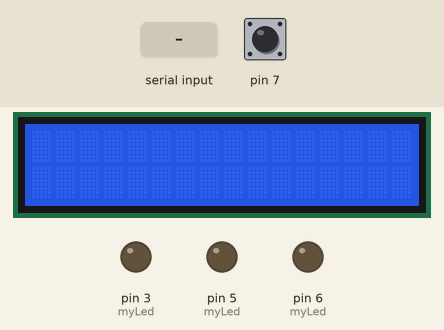
This sketch was run on a simulated Arduino Uno, built with avr-gcc and run on an emulated ATmega328P. Shown: 16×2 character LCD, output pins drawn as LEDs (lit = HIGH). The inputs (shaded band) are chosen by the test bench; at power-on: pin 7 HIGH. Pins used as bus, display or sensor lines are not drawn; what the sketch prints to the serial monitor is not drawn.

Above: at 1.3 s.
1.4 s: "greenon" received over Serial
At 2.8 s:
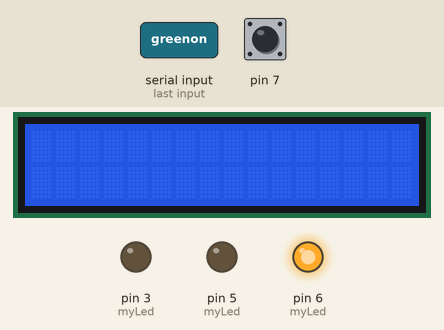
3.9 s: "yellowon" received over Serial
At 5.9 s:
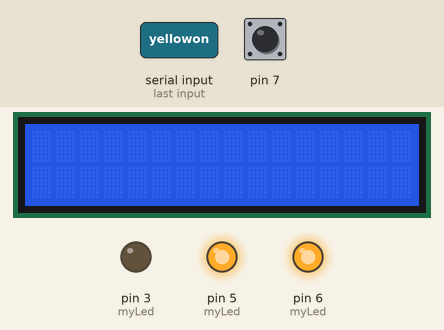
6.4 s: "greenoff" received over Serial
At 7.9 s:
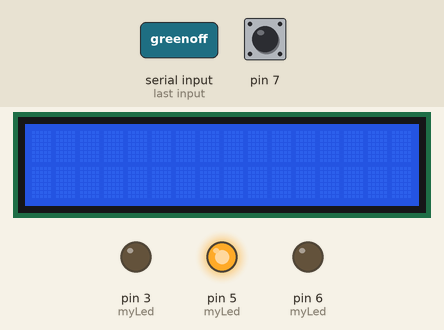
8.9 s: "redon" received over Serial
At 10.8 s:
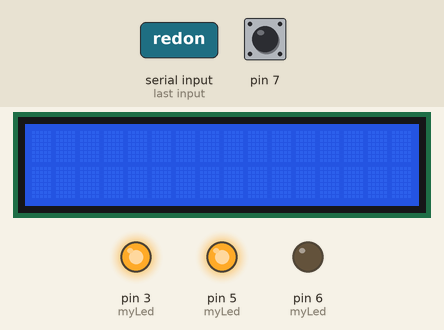
11.4 s: "yellowoff" received over Serial
At 12.9 s:
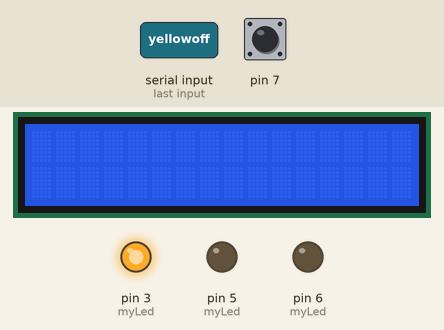
Timing chart, 0 to 14.4 s (numbered marks = the images above; inputs shaded):
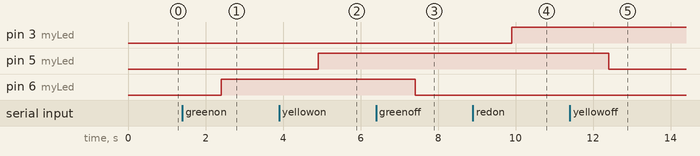

Measured:
- after the input at 1.4 s, pin 6 (myLed): LOW → HIGH after 1.0 s
- after the input at 3.9 s, pin 5 (myLed): LOW → HIGH after 1.0 s
- after the input at 6.4 s, pin 6 (myLed): HIGH → LOW after 1.0 s
- after the input at 8.9 s, pin 3 (myLed): LOW → HIGH after 1.0 s
- after the input at 11.4 s, pin 5 (myLed): HIGH → LOW after 1.0 s

The sketch:

IOTDemo_Arduino.ino
```cpp
#include<Wire.h>
#include<LCD.h>
#include<LiquidCrystal_I2C.h>
#include<Timer.h>
#include<OneWire.h>
#include<DS18B20.h>
#include<RFID.h>
#include<SPI.h>
#define I2C_ADDR 0x27
Timer tick;
LiquidCrystal_I2C lcd(I2C_ADDR, 2, 1, 0, 4, 5, 6, 7);
DS18B20 dd(2);
RFID rfid(10,9);
float oldtemp;
void setup() {
  // put your setup code here, to run once:
  Serial.begin(9600);
  myLcdSetup();
  mySwitchSetup();
  myLedSetup();
  tick.every(1500,myTemperature);
  myRfidSetup();
  tick.every(500,myRfid);
}

void loop() {
  // put your main code here, to run repeatedly:
  if(Serial.available()){
    String s = Serial.readString();
    if(s.startsWith("LCD")){
      myLcd(s.substring(3));
    }else{
      myLed(s);
    }
  }
  mySwitch();
  tick.update();
}
void myLcdSetup(){
  //Serial.println("myLcdSetup");
  lcd.begin(16,2);
  lcd.setBacklightPin(3,POSITIVE);
  lcd.backlight();
}
void myLcd(String s){
  //Serial.println("myLcd");

    lcd.clear();

    if(s.length()>32){
      lcd.setCursor(0,0);
      lcd.print("Error!More than");
      lcd.setCursor(0,1);
      lcd.print("32 words");
    }else if(s.length()>16){
      lcd.setCursor(0,0);
      lcd.print(s);
      lcd.setCursor(0,1);
      lcd.print(s.substring(16));
    }else{
      lcd.setCursor(0,0);
      lcd.print(s);
    }

}
void mySwitchSetup(){
  //Serial.println("mySwitchSetup");
  pinMode(7,INPUT_PULLUP);
}
int myswitch = LOW;//close
void mySwitch(){
  //Serial.println("mySwitch");
  int sensorValue = digitalRead(7);
  if(sensorValue != myswitch){//狀態改變
    if(sensorValue == LOW){
      Serial.println("close");
    }else{
      Serial.println("open");
    }
    myswitch = sensorValue;
  }
}
void myTemperature(){
  //Serial.println("myTemperature");

  float temp = dd.getTemperature();
  if(temp == oldtemp){
    return;
  }
  oldtemp = temp;
  Serial.print("temp");
  Serial.println(temp);
}
void myRfidSetup(){
  SPI.begin();
  rfid.init();
}
void myRfid(){
  if(rfid.isCard()){
    if(rfid.readCardSerial()){
      if(rfid.serNum[0] == 213 && rfid.serNum[1] == 211 &&
      rfid.serNum[2] == 227 && rfid.serNum[3] == 82 &&
      rfid.serNum[4] == 183){
        Serial.println("legitimate");
      }else{
        Serial.println("illegitimate");
      }
    }
  }
}
void myLedSetup(){
  pinMode(6,OUTPUT);
  pinMode(5,OUTPUT);
  pinMode(3,OUTPUT);
}
void myLed(String s){
    if(s == "greenon"){
      digitalWrite(6,HIGH);
    }else if(s == "greenoff"){
      digitalWrite(6,LOW);
    }else if(s == "yellowon"){
      digitalWrite(5,HIGH);
    }else if(s == "yellowoff"){
      digitalWrite(5,LOW);
    }else if(s == "redon"){
      digitalWrite(3,HIGH);
    }else if(s == "redoff"){
      digitalWrite(3,LOW);
    }
}
//void led(int i){
//  analogWrite(i, brightness);
//  brightness = brightness + fadeAmount;
//  if (brightness <= 0 || brightness >= 255) {
//    fadeAmount = -fadeAmount ;
//  }
//
//  delay(delayDuration);
//}
```
